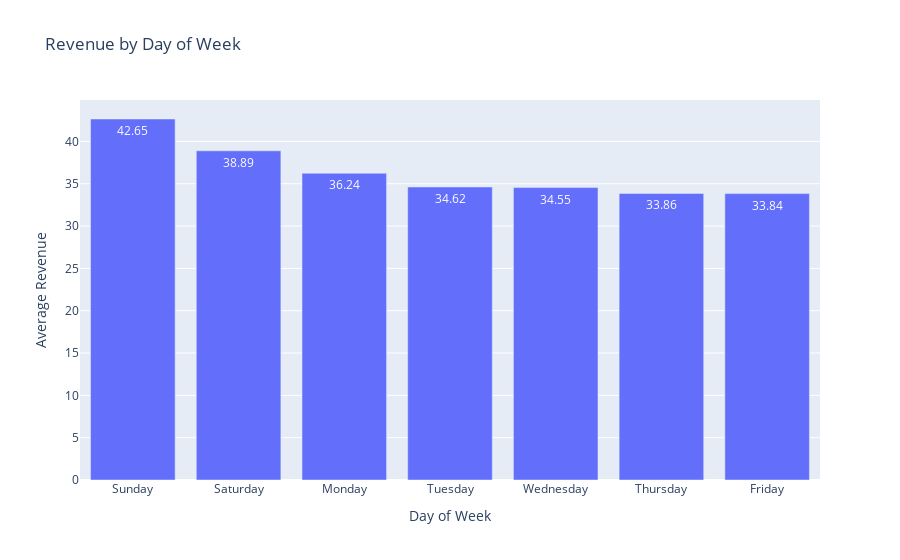
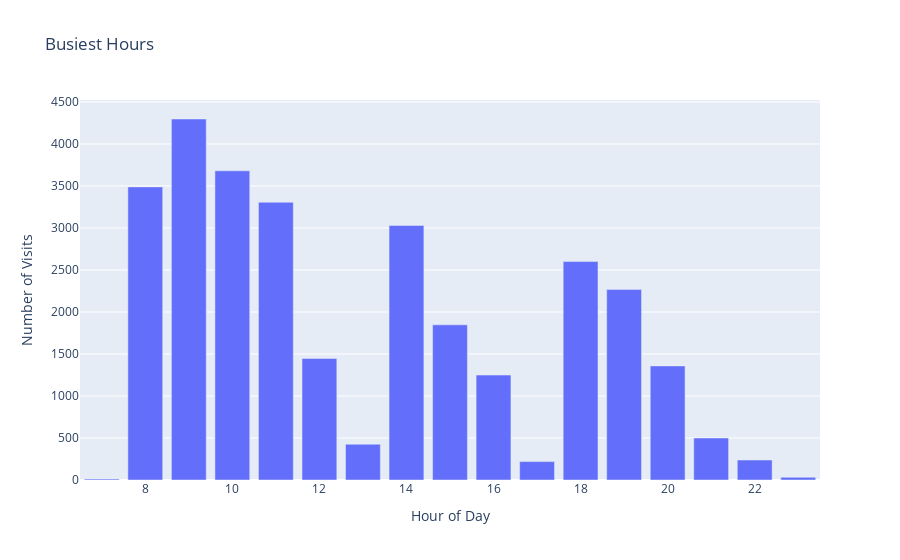
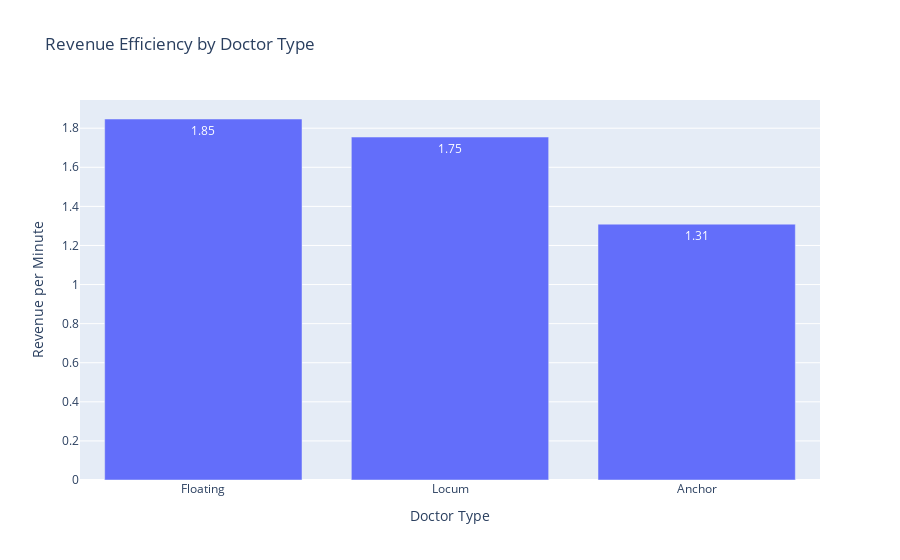

Notebook cell for these charts, in order:
### Code cell
fig = go.Figure()
fig.add_trace(go.Bar(x=insights['revenue_by_day'].index, y=insights['revenue_by_day'].values,
                    text=insights['revenue_by_day'].values.round(2),
                    textposition='auto'))
fig.update_layout(title='Revenue by Day of Week',
                  xaxis_title='Day of Week',
                  yaxis_title='Average Revenue')
fig.show()

fig = px.bar(x=insights['busiest_hours'].index, y=insights['busiest_hours'].values,
            title='Busiest Hours',
            labels={'x': 'Hour of Day', 'y': 'Number of Visits'})
fig.show()

fig, ax = plt.subplots(figsize=(10, 6))
insights['avg_wait_time_by_doctor'].plot(kind='barh', ax=ax)
ax.set_title('Average Wait Time by Doctor Type')
ax.set_xlabel('Average Wait Time (minutes)')
ax.set_ylabel('Doctor Type')
plt.tight_layout()
plt.show()

fig = go.Figure()
fig.add_trace(go.Bar(x=insights['efficiency_by_doctor'].index, y=insights['efficiency_by_doctor'].values,
                    text=insights['efficiency_by_doctor'].values.round(2),
                    textposition='auto'))
fig.update_layout(title='Revenue Efficiency by Doctor Type',
                  xaxis_title='Doctor Type',
                  yaxis_title='Revenue per Minute')
fig.show()

### Figure 1 — Plotly figure (JSON) as saved in the notebook; plotly's stock layout.template omitted (floating-point values rounded to 4 significant figures)
{"data": [{"text": [42.65, 38.89, 36.24, 34.62, 34.55, 33.86, 33.84], "textposition": "auto", "type": "bar", "x": ["Sunday", "Saturday", "Monday", "Tuesday", "Wednesday", "Thursday", "Friday"], "y": [42.65, 38.89, 36.24, 34.62, 34.55, 33.86, 33.84]}], "layout": {"title": {"text": "Revenue by Day of Week"}, "xaxis": {"title": {"text": "Day of Week"}}, "yaxis": {"title": {"text": "Average Revenue"}}}}

### Figure 2 — Plotly figure (JSON) as saved in the notebook; plotly's stock layout.template omitted (floating-point values rounded to 4 significant figures)
{"data": [{"alignmentgroup": "True", "hovertemplate": "Hour of Day=%{x}<br>Number of Visits=%{y}<extra></extra>", "legendgroup": "", "marker": {"color": "#636efa", "pattern": {"shape": ""}}, "name": "", "offsetgroup": "", "orientation": "v", "showlegend": false, "textposition": "auto", "type": "bar", "x": [9, 10, 8, 11, 14, 18, 19, 15, 12, 20, 16, 21, 13, 22, 17, 23, 7], "xaxis": "x", "y": [4297, 3680, 3489, 3306, 3030, 2600, 2269, 1847, 1446, 1358, 1249, 500, 426, 238, 219, 32, 12], "yaxis": "y"}], "layout": {"barmode": "relative", "legend": {"tracegroupgap": 0}, "title": {"text": "Busiest Hours"}, "xaxis": {"anchor": "y", "domain": [0, 1], "title": {"text": "Hour of Day"}}, "yaxis": {"anchor": "x", "domain": [0, 1], "title": {"text": "Number of Visits"}}}}

### Figure 3 — Plotly figure (JSON) as saved in the notebook; plotly's stock layout.template omitted (floating-point values rounded to 4 significant figures)
{"data": [{"text": [1.85, 1.75, 1.31], "textposition": "auto", "type": "bar", "x": ["Floating", "Locum", "Anchor"], "y": [1.847, 1.755, 1.309]}], "layout": {"title": {"text": "Revenue Efficiency by Doctor Type"}, "xaxis": {"title": {"text": "Doctor Type"}}, "yaxis": {"title": {"text": "Revenue per Minute"}}}}
